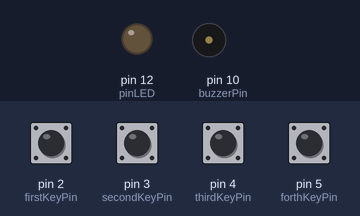
A sketch run on a simulated Arduino Uno, built with avr-gcc and run on an emulated ATmega328P. Parts: output pins drawn as LEDs (lit = HIGH), buzzer (waves = sounding). The test bench sets the inputs (shaded band); at power-on: pin 2 (firstKeyPin), pin 3 (secondKeyPin), pin 4 (thirdKeyPin), pin 5 (forthKeyPin) HIGH.

Above: at 1.2 s.
1.3 s: pin 5 (forthKeyPin) pulled LOW for 0.15 s
At 1.45 s:
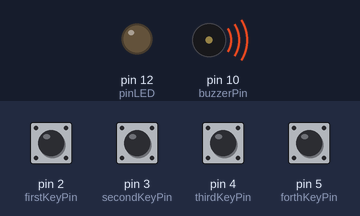
Timing chart, 0 to 4.3 s (numbered marks = the images above; inputs shaded):
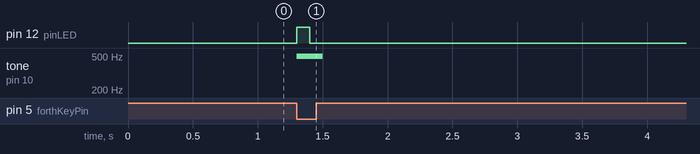

Measured:
- after the input at 1.3 s, pin 12 (pinLED): LOW → HIGH at once, → LOW 0.10 s later; tone on pin 10 (buzzerPin): silent → 494 Hz at once, → silent 0.20 s later

The sketch:

Task_2_Project_2.ino
```cpp
//The extension was that I added in an extra button and an blue LED to the yellow button

//set the pins for the button and buzzer
int firstKeyPin = 2;
int secondKeyPin = 3;
int thirdKeyPin = 4;
int forthKeyPin = 5;
int pinLED = 12;

int buzzerPin = 10;


void setup() {
  //set the button pins as inputs
  pinMode(firstKeyPin, INPUT_PULLUP);
  pinMode(secondKeyPin, INPUT_PULLUP);
  pinMode(thirdKeyPin, INPUT_PULLUP);
  pinMode(forthKeyPin, INPUT_PULLUP);
  pinMode(pinLED, OUTPUT);


  //set the buzzer pin as an output
  pinMode(buzzerPin, OUTPUT);
}

void loop() {

  if(digitalRead(firstKeyPin) == LOW){        //if the first key is pressed
    tone(buzzerPin, 262);                     //play the frequency for c
  }
  else if(digitalRead(secondKeyPin) == LOW){  //if the second key is pressed
    tone(buzzerPin, 330);                     //play the frequency for e
  }
  else if(digitalRead(thirdKeyPin) == LOW){   //if the third key is pressed
    tone(buzzerPin, 392);                     //play the frequency for g
  }
  else if(digitalRead(forthKeyPin) == LOW){   //if the forth key is pressed
    tone(buzzerPin, 494);                     //play the frequency for b
    digitalWrite(pinLED, HIGH);   // Turn on the LED
    delay(100);              // Wait for two seconds
    digitalWrite(pinLED, LOW);    // Turn off the LED
    delay(100);
  }
   else{
    noTone(buzzerPin);                        //if no key is pressed turn the buzzer off
  }
}

  /*
  note  frequency
  c     262 Hz
  d     294 Hz
  e     330 Hz
  f     349 Hz
  g     392 Hz
  a     440 Hz
  b     494 Hz
  C     523 Hz
  */
```
